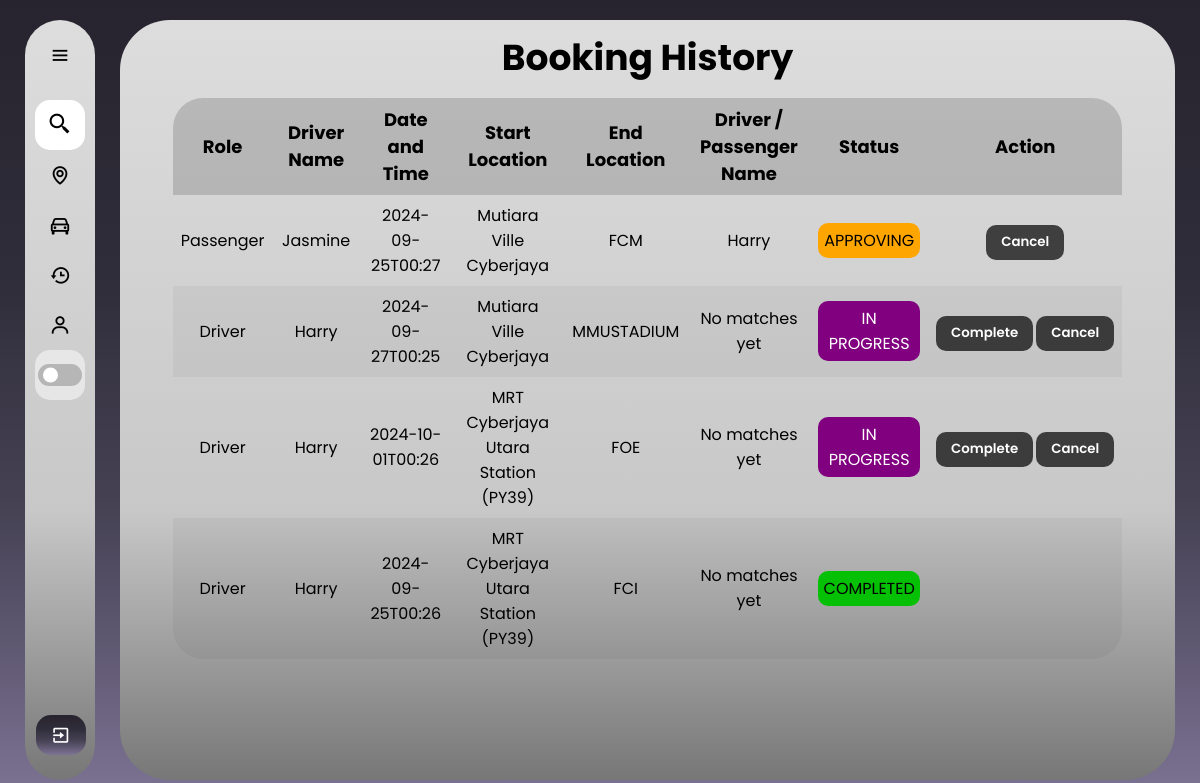
The page /booking_history (signed in) on the database as committed earlier.
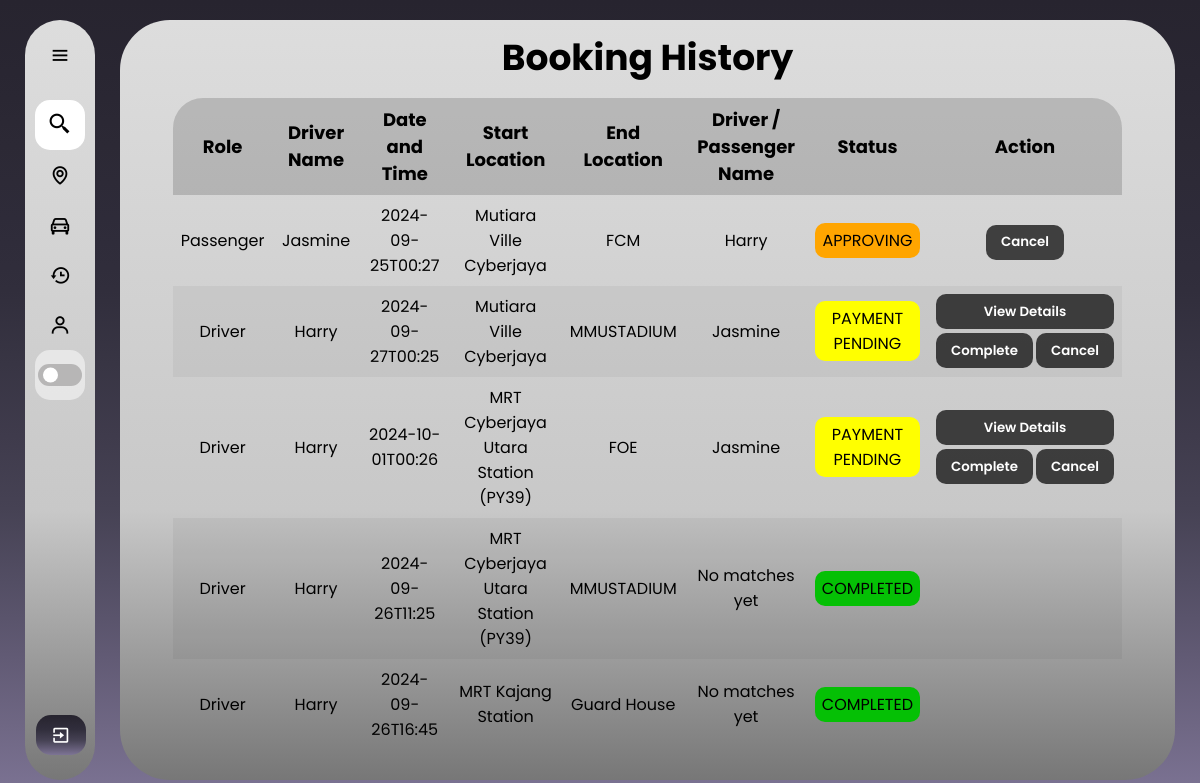
The same page on the database as committed later.
### web/models.py (models this page shows)
class PassengerMatch(db.Model):
    id = db.Column(db.Integer, primary_key=True)
    passenger_id = db.Column(db.Integer, db.ForeignKey('user.id'), nullable=False)
    driver_id = db.Column(db.Integer, db.ForeignKey('rides.id'), nullable=False)
    payment_proof_id = db.Column(db.Integer, db.ForeignKey('payment_proof.id'), nullable=True)
    status = db.Column(db.String(20), nullable=False, default='APPROVING')
    passenger = db.relationship('User', foreign_keys=[passenger_id], backref='matches_as_passenger')
    driver = db.relationship('Rides', foreign_keys=[driver_id], backref='matches_as_driver')
    payment_proof = db.relationship('PaymentProof', backref='matches', lazy=True)

class Profile(db.Model):
    id = db.Column(db.Integer, primary_key=True)
    fullName = db.Column(db.String(150))
    gender = db.Column(db.String(100), nullable=False)
    birthyear=db.Column(db.String(15), nullable=False)
    contact = db.Column(db.String(15), nullable=False)
    status = db.Column(db.String(20), nullable=False, default='APPROVING')
    profile_pic = db.Column(db.String(200), default="default.jpg")  # Make sure this column is present
    user_id = db.Column(db.Integer, db.ForeignKey('user.id'), nullable=False)

class Rides(db.Model):
    id = db.Column(db.Integer, primary_key=True)
    dateandTime = db.Column(db.String(50), nullable=False)
    start_location = db.Column(db.String(100), nullable=False)
    start_location_lat = db.Column(db.Float, nullable=True)  # Nullable
    start_location_lng = db.Column(db.Float, nullable=True)  # Nullable
    end_location = db.Column(db.String(100), nullable=False)
    end_location_lat = db.Column(db.Float, nullable=True)  # Nullable
    end_location_lng = db.Column(db.Float, nullable=True)  # Nullable
    carplate = db.Column(db.String(20), nullable=False)
    carmodel = db.Column(db.String(50), nullable=False)
    totalperson = db.Column(db.Integer, nullable=False)
    fees = db.Column(db.String(50), nullable=False)
    duitnowid = db.Column(db.String(50), nullable=True)  # Nullable
    message = db.Column(db.Text, nullable=True)  # Nullable
    status = db.Column(db.String(50), nullable=False)
    user_id = db.Column(db.Integer, db.ForeignKey('user.id'), nullable=False)
    passenger_matches = db.relationship('PassengerMatch', foreign_keys='PassengerMatch.driver_id', backref='driver_post', lazy=True)

### web/routes.py (the view)
@bp.route('/booking_history')
@login_required
def booking_history():
    profile = Profile.query.filter_by(user_id=current_user.id).first()
    passenger_matches = PassengerMatch.query.join(User, PassengerMatch.passenger_id == User.id) \
                                            .join(Rides, PassengerMatch.driver_id == Rides.id) \
                                            .filter(PassengerMatch.passenger_id == current_user.id) \
                                            .filter(PassengerMatch.status.in_(['IN PROGRESS','CONFIRMED','COMPLETED','PAYMENT PENDING','PENDING REVIEW']))\
                                            .all()
    passenger_matches_aprroving = PassengerMatch.query.join(User, PassengerMatch.passenger_id == User.id) \
                                            .join(Rides, PassengerMatch.driver_id == Rides.id) \
                                            .filter(PassengerMatch.passenger_id == current_user.id) \
                                            .filter(PassengerMatch.status.in_(['APPROVING']))\
                                            .all()
    driver_posts = Rides.query.filter(Rides.user_id==current_user.id) \
                                .filter(Rides.status.in_(['APPROVING', 'IN PROGRESS','CONFIRMED','PAYMENT PENDING','PENDING REVIEW'])) \
                                .all()
    driver_posts_c = Rides.query.filter(Rides.user_id==current_user.id) \
                                .filter(Rides.status.in_(['COMPLETED','CANCELLED'])) \
                                .all()
    driver_matches_dict = {}
    for post in driver_posts:
        matches = PassengerMatch.query.filter(PassengerMatch.driver_id == post.id) \
                                      .filter(PassengerMatch.status.in_(['APPROVING', 'IN PROGRESS','CONFIRMED','PAYMENT PENDING','PENDING REVIEW','COMPLETED'])) \
                                      .all()
        driver_matches_dict[post.id] = matches
    profiles = Profile.query.all()
    profile_dict = {profile.user_id: profile for profile in profiles}
    return render_template('booking_history.html',
                           passenger_matches=passenger_matches,
                           profile_dict=profile_dict,
                           driver_posts=driver_posts,
                           profile=profile,
                           driver_matches_dict=driver_matches_dict,
                           driver_posts_c=driver_posts_c,
                           passenger_matches_aprroving=passenger_matches_aprroving)

### web/templates/booking_history.html (shortened to what this page needs)
{% extends "base.html" %}
{% block content %}
<!DOCTYPE html>
<html lang="en">
<head>
    <link rel="stylesheet" href="../static/booking_history.css">
</head>
<body>
    <div class="container">
        <div class="header">
            <h1>Booking History</h1>
        </div>
        <div class="table_body">
            <table border="1">
                <thead scope="col">
                    <tr>
                        <th>Role</th>
                        <th>Driver Name</th>
                        <th>Date and Time</th>
                        <th>Start Location</th>
                        <th>End Location</th>
                        <th>Driver / Passenger Name</th>
                        <th>Status</th>
                        <th>Action</th>
                    </tr>
                </thead>
                <tbody>
                    {% for match in passenger_matches_aprroving %}
                    <tr>
                        <td>Passenger</td>
                        <td>{{ profile_dict[match.driver.user_id].fullName }}</td>
                        <td>{{ match.driver.dateandTime }}</td>
                        <td>{{ match.driver.start_location }}</td>
                        <td>{{ match.driver.end_location }}</td>
                        <td>{{ profile_dict[match.passenger_id].fullName }}</td>
                        <td>
                            <div class="match-status {{ match.status | lower | replace(' ', '-') }}">
                                {{ match.status }}
                            </div>
                        </td>
                        <td>
                            <div class="action">
                                <div class="selection">
                                    <form action="{{ url_for('main.cancel_match_p', match_id=match.id) }}" method="POST">
                                        <input type="submit" value="Cancel" class="btn">
                                    </form>
                                </div>
                            </div>
                        </td>
                    </tr>
                    {% endfor %}
                    {% for driver in driver_posts %}
                    <tr>
                        <td>Driver</td>
                        <td>{{ profile_dict[driver.user_id].fullName }}</td>
                        <td>{{ driver.dateandTime }}</td>
                        <td>{{ driver.start_location }}</td>
                        <td>{{ driver.end_location }}</td>
                        <td>
                            {% if driver.id in driver_matches_dict and driver_matches_dict[driver.id] %}
                                {% for match in driver_matches_dict[driver.id] %}
                                    <ul>{{ profile_dict[match.passenger_id].fullName }}</ul>
                                {% endfor %}
                            {% else %}
                                No matches yet
                            {% endif %}
                        </td>
                        <td>
                            <div class="match-status {{ driver.status | lower | replace(' ', '-') }}">
                                {{ driver.status }}
                            </div>
                        </td>
                        <td>
                            <div class="action">
                                {% if driver.id in driver_matches_dict and driver_matches_dict[driver.id]|length >0 %}
                                    <form action="{{ url_for('main.view_detail_d', match_id=driver_matches_dict[driver.id][0].id) }}" method="POST">
                                        <input type="submit" value="View Details" class="btn2">
                                    </form>
                                {% endif %}
                                <div class="selection">
                                    <form action="{{ url_for('main.complete_match', match_id=driver.id) }}" method="POST">
                                        <input type="submit" value="Complete" class="btn">
                                    </form>
                                    <form action="{{ url_for('main.cancel_match', match_id=driver.id) }}" method="POST">
                                        <input type="submit" value="Cancel" class="btn">
                                    </form>
                                </div>
                            </div>
                        </td>
                    </tr>
                    {% endfor %}
                    {% for driver in  driver_posts_c %}
                    <tr>
                        <td>Driver</td>
                        <td>{{ profile_dict[driver.user_id].fullName }}</td>
                        <td>{{ driver.dateandTime }}</td>
                        <td>{{ driver.start_location }}</td>
                        <td>{{ driver.end_location }}</td>
                        <td>
                            {% if driver.id in driver_matches_dict and driver_matches_dict[driver.id] %}
                                {% for match in driver_matches_dict[driver.id] %}
                                    <ul>{{ profile_dict[match.passenger_id].fullName }}</ul>
                                {% endfor %}
                            {% else %}
                                No matches yet
                            {% endif %}
                        </td>
                        <td>
                            <div class="match-status {{ driver.status | lower | replace(' ', '-') }}">
                                {{ driver.status }}
                            </div>
                        </td>
                        <td>
                        </td>
                    </tr>
                    {% endfor %}
                </tbody>
            </table>
        </div>
    </div>
</body>
</html>
{% endblock %}

### web/templates/base.html (shortened to what this page needs)
<!DOCTYPE html>
<html>
  <head>
    <link rel="stylesheet" href="../static/base.css">
    <link href='https://unpkg.com/boxicons@2.1.4/css/boxicons.min.css' rel='stylesheet'>
  </head>
<body>
    <div class="sidebar">
      <div class="logo_name">
        <i class='bx bx-menu' id="btn" ></i>
      </div>
      <ul class="nav_list">
        <li>
          <i class='bx bx-search-alt-2' ></i>
          <input type="text" id="sidebarSearch" placeholder="Search Location...">
        </li>
        <li>
          <a href="{{ url_for('main.findarides')}}">
            <i class='bx bx-map' ></i>
          </a>
        </li>
        <li>
          <a href="{{ url_for('main.driver_post') }}">
            <i class='bx bx-car'></i>
          </a>
        </li>
        <li>
          <a href="{{ url_for('main.booking_history') }}" >
            <i class='bx bx-history' ></i>
          </a>
        </li>
        <li>
          <a href="{{ url_for('main.base_profile') }}" >
            <i class='bx bx-user'></i>
          </a>
        </li>
        <li class="mode">
          <div class="moon-sun">
          </div>
          <div class="toggle-switch">
            <span class="switch"></span>
          </div>
        </li>
      </ul>
      <div class="profile_content">
        <div class="profile">
          <a href="/">
            <i class='bx bx-exit' id="logout" ></i>
          </a>
        </div>
      </div>
    </div>
    <div class="right_box">
        {% block content %}{% endblock %}
    </div>
  </body>
</html>

### web/static/base.css (style rules this page uses)
* { margin: 0; padding: 0; box-sizing: border-box; font-family: "poppins"; }
:root { --background-color: linear-gradient(to bottom, #27242f, #292632, #2c2935, #2e2b39, #312e3c, #383544, #3f3b4c, #464254, #534e64, #615a74, #6f6784, #7d7495); --box-color: linear-gradient(180deg, #DDDDDD 0%, #C8C8C8 64.5%, #777777 100%); --text-color: black; --toggle-color: white; --mode-background: rgba(255, 255, 255, 0.5); --box-shadow: 5px 5px 10px rgba(0, 0, 0, 0.5); --scroll: #0004; }
body { position: relative; min-height: 100vh; width: 100%; overflow: hidden; background: var(--background-color) fixed; }
.sidebar { position: fixed; top: 20px; bottom: 20px; left: 25px; width: 70px; background: var(--box-color); padding: 10px 10px; border-radius: 50px; transition: all 0.5s ease; }
.sidebar #btn { position: absolute; left: 50%; top: 10px; font-size: 22px; height: 50px; width: 50px; text-align: center; line-height: 50px; transform: translateX(-50%); color: var(--text-color); cursor: pointer; }
.sidebar ul { margin-top: 20px; }
.sidebar ul li { list-style: none; line-height: 50px; position: relative; height: 50px; width: 100%; }
.sidebar ul li input { position: absolute; height: 100%; width: 100%; left: 0; top: 0; border-radius: 15px; outline: none; border: none; background: var(--toggle-color); padding-left: 50px; font-size: 16px; color: var(--text-color); }
.sidebar ul li .bx-search-alt-2 { position: absolute; z-index: 100; height: 50px; min-width: 50px; line-height: 50px; text-align: center; font-size: 25px; transition: all 0.5s ease; color: var(--text-color); }
.sidebar ul li a { color: var(--text-color); display: flex; align-items: center; text-decoration: none; border-radius: 15px; white-space: nowrap; }
.sidebar ul li a i { font-size: 22px; height: 50px; min-width: 50px; line-height: 50px; text-align: center; transition: all 0.5s ease; }
.sidebar .nav_list .mode { background: var(--mode-background); border-radius: 15px; display: flex; align-items: center; position: relative; color: var(--text-color); position: relative; }
.sidebar .nav_list .mode .moon-sun { font-size: 22px; height: 50px; min-width: 50px; display: flex; align-items: center; justify-content: center; }
.sidebar .mode .toggle-switch { position: absolute; right: 3px; display: flex; align-items: center; justify-content: center; height: 100%; min-width: 45px; cursor: pointer; }
.toggle-switch .switch { position: relative; height: 22px; width: 44px; border-radius: 25px; background: #b7b6b6; }
.toggle-switch .switch::before { content: ''; position: absolute; height: 15px; width: 15px; border-radius: 50%; top: 50%; left: 5px; transform: translateY(-50%); background: var(--toggle-color); transition: all 0.5s ease; }
.sidebar .profile_content { position: absolute; color: white; bottom: 20px; left: 15px; width: 85%; }
.sidebar .profile_content .profile { position: relative; padding: 0 10px; height: 50px; border-radius: 15px; }
.profile #logout { color: var(--toggle-color); cursor: pointer; position: absolute; left: 35%; bottom: 5px; transform: translateX(-50%); min-width: 50px; line-height: 40px; font-size: 20px; border-radius: 15px; text-align: center; transition: all 0.4s ease; background: var(--background-color); }

Rows that differ between the two databases and show on the page:
no longer on this page (row edited): Rides: {{ profile_dict[driver.user_id].fullName }} "Harry", dateandTime "2024-09-25T00:26", start_location "MRT Cyberjaya Utara Station (PY39)", end_location "FCI", shows "No matches yet", status "COMPLETED"
changed Rides "Mutiara Ville Cyberjaya": status "IN PROGRESS" → "PAYMENT PENDING"; value (not shown) → "View Details"; no longer shows "No matches yet"
changed Rides "FOE": status "IN PROGRESS" → "PAYMENT PENDING"; value (not shown) → "View Details"; no longer shows "No matches yet"
added PassengerMatch: {{ profile_dict[match.passenger_id].fullName }} "Jasmine"
added Rides: {{ profile_dict[driver.user_id].fullName }} "Harry", dateandTime "2024-09-26T11:25", start_location "MRT Cyberjaya Utara Station (PY39)", end_location "MMUSTADIUM", shows "No matches yet", status "COMPLETED"
added Rides: {{ profile_dict[driver.user_id].fullName }} "Harry", dateandTime "2024-09-26T16:45", start_location "MRT Kajang Station", end_location "Guard House", shows "No matches yet", status "COMPLETED"
